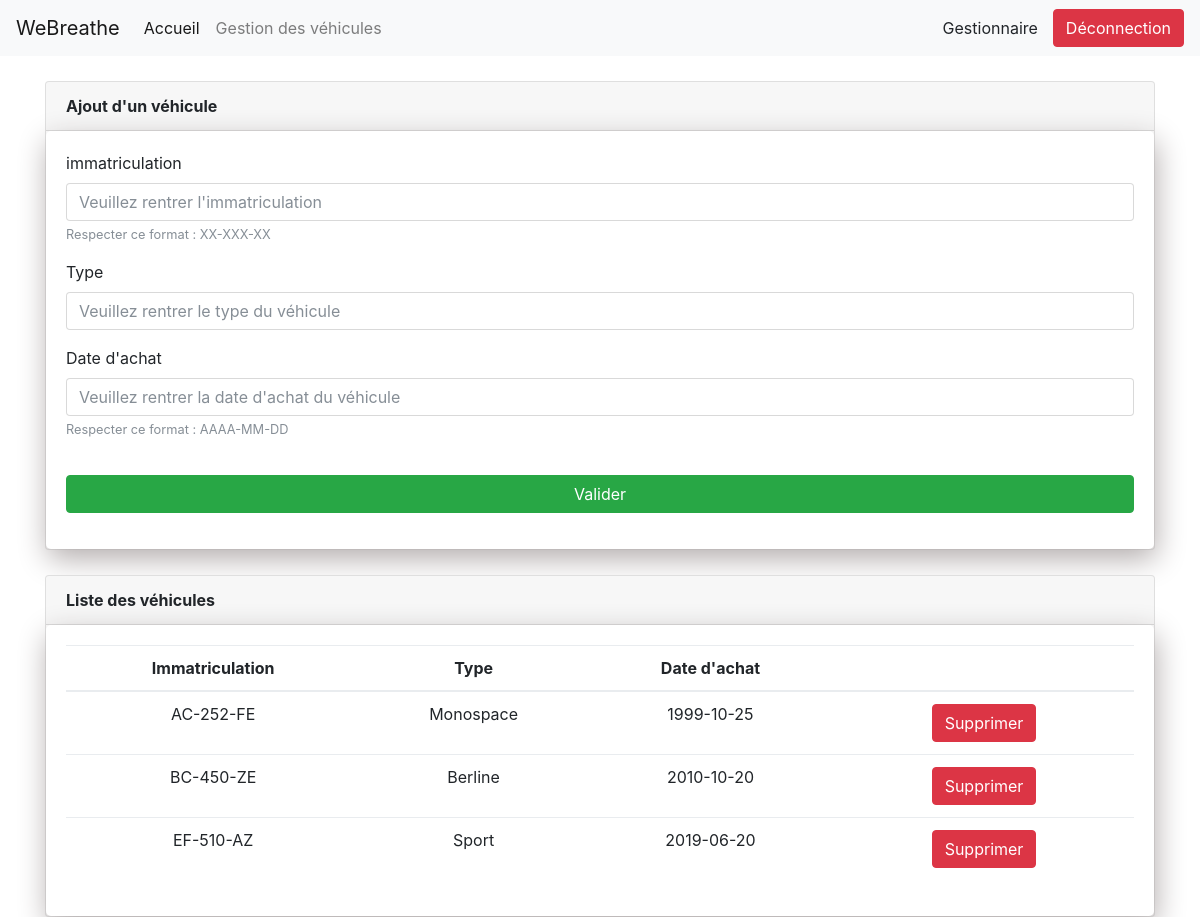
/addVehicule.php (signed in), run on the app's committed database.
### tables this page shows
CREATE TABLE IF NOT EXISTS `vehicules` (
  `immatriculation` varchar(255) NOT NULL,
  `type` varchar(255) NOT NULL,
  `dateAchat` date NOT NULL,
  PRIMARY KEY (`immatriculation`)
);

### addVehicule.php (the view, shortened to what this page needs)
<html>
<?php
require 'config/session.php';
require 'header.php';
?>
<body>
    <?php require_once 'navbar.php'; ?>
    <div class="container">
        <div class="card margintop25">
            <div class="card-header">
                <strong>Ajout d'un véhicule</strong>
            </div>
            <section class="block">
                <form action="addVehicule.php?insert" method="post">
                    <div class="form-group">
                        <label for="selectUser">immatriculation</label>
                        <input type="text" class="form-control" name="immatriculation" pattern="[A-HJ-NP-TVX-Z]{2}-[0-9]{3}-[A-HJ-NP-TVX-Z]{2}" placeholder="Veuillez rentrer l'immatriculation" required>
                        <small class="form-text text-muted">Respecter ce format : XX-XXX-XX</small>
                    </div>
                    <div class="form-group">
                        <label for="selectUser">Type</label>
                        <input type="text" class="form-control" name="type" placeholder="Veuillez rentrer le type du véhicule" required>
                    </div>
                    <div class="form-group">
                        <label for="selectUser">Date d'achat</label>
                        <input type="text" class="form-control" name="date_achat" pattern="[0-9]{4}-(0[1-9]|1[012])-(0[1-9]|1[0-9]|2[0-9]|3[01])" placeholder="Veuillez rentrer la date d'achat du véhicule" required>
                        <small class="form-text text-muted">Respecter ce format : AAAA-MM-DD</small>
                    </div>
                    <input type="submit" class="btn btn-success btn_valider" value="Valider">
                </form>
            </section>
        </div>
        <div class="card margintop25">
            <div class="card-header">
                <strong>Liste des véhicules</strong>
            </div>
            <div class="table-responsive m-b-40 block">
                <table class="table table-borderless table-data3">
                    <thead>
                        <tr>
                            <th class="center">Immatriculation</th>
                            <th class="center">Type</th>
                            <th class="center">Date d'achat</th>
                            <th style="width: 300px;"></th>
                        </tr>
                    </thead>
                    <tbody>
                        <?php
                        $result = $db->query('SELECT * from vehicules');
                        while ($row = $result->fetch()) {
                            echo '
                                <form action="addVehicule.php?immat='.$row['immatriculation'].'" method="post" class="form-horizontal">
                                    <tr>
                                        <td class="center">' . $row['immatriculation'] . '</td>
                                        <td class="center">' . $row['type'] . '</td>
                                        <td class="center">' . $row['dateAchat'] . '</td>
                                        <td class="center"><input type="submit" class="btn btn-danger" value="Supprimer"></td>
                                    </tr>
                                </form>';
                        }
                        ?>
                    </tbody>
                </table>
            </div>
        </div>
    </div>
</body>
</html>

### asset/main.css (style rules this page uses)
.btn_valider { width: 100%; margin-top:20px; }
.block { border-style: none ; border-width: 1px; border-radius: 5px; padding: 20px; box-shadow: 2px 10px 30px #b3adad; }
.center { text-align: center; }
.margintop25 { margin-top:25px; }

### data on the page
vehicules: immatriculation "AC-252-FE", type "Monospace", dateAchat "1999-10-25"
vehicules: immatriculation "BC-450-ZE", type "Berline", dateAchat "2010-10-20"
vehicules: immatriculation "EF-510-AZ", type "Sport", dateAchat "2019-06-20"

### other printed values
$role_user "Gestionnaire"
